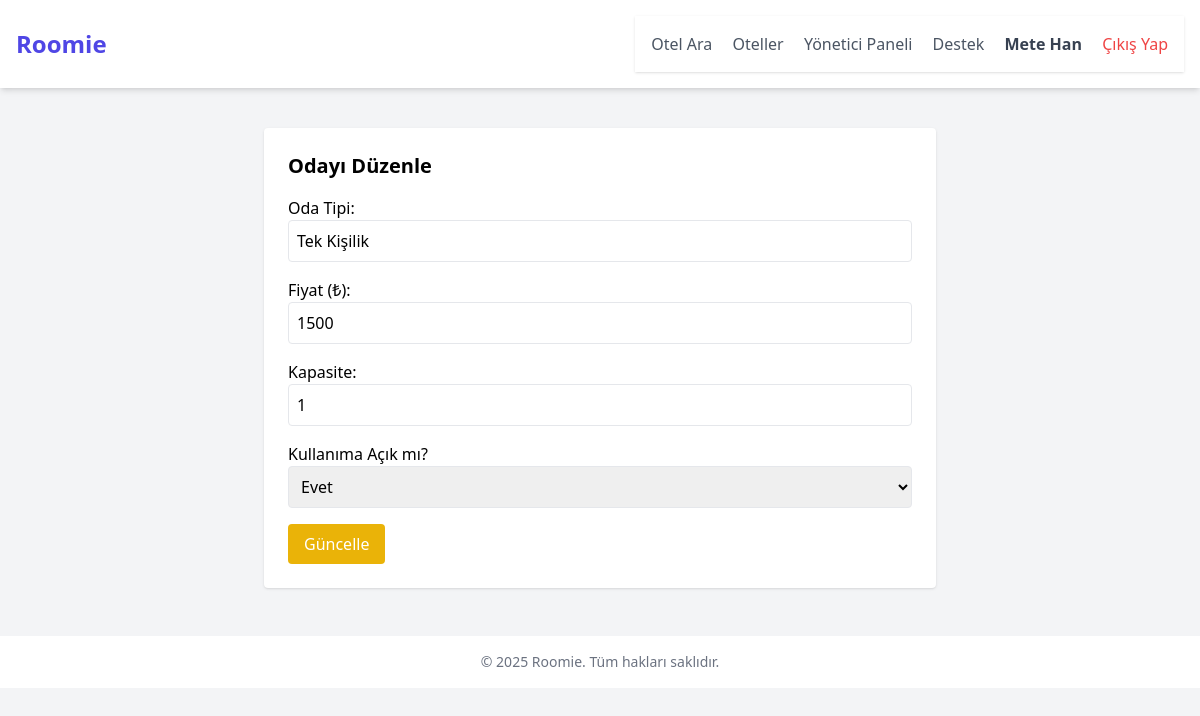
Page /rooms/edit/2 (signed in) on the committed database.
### models.py (models this page shows)
class Room(Base):
    __tablename__ = 'rooms'
    id = Column(Integer, primary_key=True, index=True)
    hotel_id = Column(Integer, ForeignKey("hotels.id"))
    room_type = Column(String(50))
    price = Column(Integer)
    capacity = Column(Integer)
    availability = Column(Boolean, default=True)
    created_at = Column(DateTime(timezone=True), default=lambda: datetime.now(timezone.utc))
    hotel = relationship("Hotel", back_populates="rooms")
    reservations = relationship("Reservation", back_populates="room")

### routers/rooms.py (the view)
@router.get("/edit/{room_id}", response_class=HTMLResponse)
async def render_edit_room_page(
    request: Request,
    user: user_dependency,
    db: db_dependency,
    room_id: int = Path(gt=0)
):
    room = db.query(Room).join(Hotel).filter(
        Room.id == room_id,
        Hotel.manager_id == user["id"]
    ).first()
    if not room:
        raise HTTPException(status_code=404, detail="Oda bulunamadı veya yetki yok")
    return templates.TemplateResponse("room_edit.html", {
        "request": request,
        "user": user,
        "room": room
    })

### templates/room_edit.html (shortened to what this page needs)
{% extends "base.html" %}
{% block content %}
<div class="max-w-2xl mx-auto bg-white shadow p-6 mt-10 rounded">
    <h2 class="text-xl font-bold mb-4">Odayı Düzenle</h2>
    <form method="post" action="/rooms/update/{{ room.id }}">
        <div class="mb-4">
            <label class="block">Oda Tipi:</label>
            <input type="text" name="room_type" value="{{ room.room_type }}" required class="w-full border p-2 rounded">
        </div>
        <div class="mb-4">
            <label class="block">Fiyat (₺):</label>
            <input type="number" name="price" value="{{ room.price }}" required class="w-full border p-2 rounded">
        </div>
        <div class="mb-4">
            <label class="block">Kapasite:</label>
            <input type="number" name="capacity" value="{{ room.capacity }}" required class="w-full border p-2 rounded">
        </div>
        <div class="mb-4">
            <label class="block">Kullanıma Açık mı?</label>
            <select name="availability" class="w-full border p-2 rounded">
                <option value="true" {% if room.availability %}selected{% endif %}>Evet</option>
            </select>
        </div>
        <button type="submit" class="bg-yellow-500 text-white px-4 py-2 rounded">Güncelle</button>
    </form>
</div>
{% endblock %}

### rows in the picture
Room: room_type "Tek Kişilik", price "1500", capacity "1", availability "Evet"

### other values in the picture
{{ user.first_name }} "Mete"
{{ user.last_name }} "Han"
